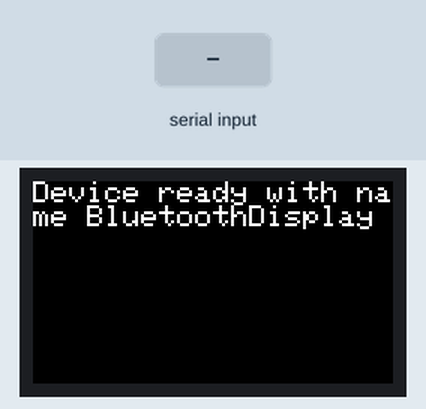
This sketch was run on a simulated ESP32. On the bench: 240×135 colour display. The test bench sets the inputs (shaded band). Nothing arrives over Bluetooth unless stated.

Above: at 1.3 s.
1.4 s: "1" received over the second serial link
Timing chart, 0 to 4.4 s (numbered marks = the images above; inputs shaded):
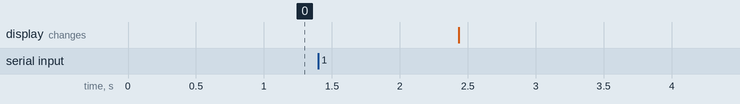

The sketch:

arduino-sketch.ino
```cpp
#include <TFT_eSPI.h> // Graphics and font library for ST7735 driver chip
#include <SPI.h>

TFT_eSPI tft = TFT_eSPI();

String Name="BluetoothDisplay";
int screenWidth=240;
int screenHeight=135;

#include "BluetoothSerial.h"

#if !defined(CONFIG_BT_ENABLED) || !defined(CONFIG_BLUEDROID_ENABLED)
#error Bluetooth is not enabled! Please run `make menuconfig` to and enable it
#endif
const int BUFFER_SIZE = 4056;
char buf[BUFFER_SIZE];
const int BITMAP_BUFFER_SIZE = 4050;
char bitmapBuf[BITMAP_BUFFER_SIZE];
BluetoothSerial SerialBT;
String messageString="";
void setup() {
 tft.init();
  tft.setRotation(1);
   tft.fillScreen(TFT_BLACK);
   tft.setTextSize(2);
   Serial.begin(115200);
  SerialBT.begin(Name); //Bluetooth device name
  tft.println("Device ready with name "+Name);
}

void loop() {

  if(SerialBT.available()){
      int rlen=SerialBT.readBytes(buf,BUFFER_SIZE);


uint16_t backgroundColor =    tft.color565((int)buf[0],(int)buf[1],(int)buf[2]);
uint16_t foregroundColor =  tft.color565((int)buf[3],(int)buf[4],(int)buf[5]);

for(int j=6;j<BUFFER_SIZE;j++){
  bitmapBuf[j-6]=buf[j];
  }
      tft.drawXBitmap(0, 0, (unsigned char*)bitmapBuf, screenWidth, screenHeight, foregroundColor,backgroundColor);

  }


}
```
